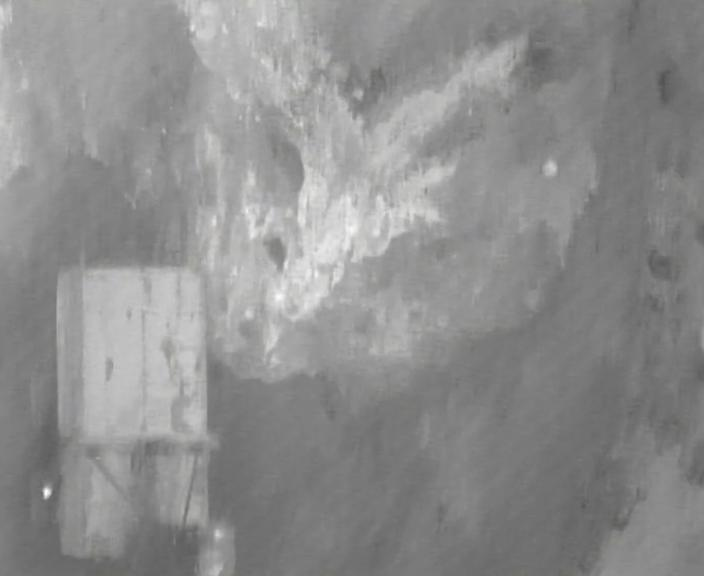
#> input picture image/image/Untitled006555.jpg, 704 x 576 px, given in place of image, which was not available
$ python fireSearch.py
#> lines starting #> are read from the running program, lines starting #| are printed output that depends on the picture
### files.py
#!/usr/bin/env python
# -*- coding: utf-8 -*-

#Модуль для работы к файломи
#Сортировка раскодрованного видео

from PIL import Image
import os

def getDataFolder(path = "image"):
#> in test, im is the input picture: PIL image 704x576 RGB; mean R, G, B 142, 142, 141.8
    return os.listdir(path)


# [8 lines left out: function getImage, not called in this run]


# [6 lines that do not run on import are left out]

### fireSearch.py
import numpy
import matplotlib.pyplot as plt


def getFireSearch(image, TmT):
#> called with TmT = 200
    fireJ = numpy.zeros(0)# масив для хранения точек с пожароси
    fireI = numpy.zeros(0)

    (c, b) = image.size
#> c = 704; b = 576

    T = numpy.zeros(image.size)
    #print(type(image.getpixel((0,0)))) #<class 'tuple'> - старые ихображения
                                       #<class 'int'> - новые ихображения

    if str(type(image.getpixel((0,0)))) == "<class 'tuple'>":
        boolTypeImage = True

    else:
        boolTypeImage = False


    #plt.imshow(image)
    #plt.show()

    Tma = TmT
    Tmi = -10

    tT = (Tma - Tmi) / 255

    for j in range(0, c - 1):
        for i in range(0, b - 1):
            if boolTypeImage:
                T[j, i] = Tmi + (image.getpixel((j, i))[0] + image.getpixel((j, i))[1] + image.getpixel((j, i))[2]) / 3 * tT
            else:
                T[j, i] = Tmi + (image.getpixel((j, i)) + image.getpixel((j, i)) + image.getpixel((j, i))) / 3 * tT

            if T[j,i] == TmT:
                fireJ = numpy.append(fireJ,j)
                fireI = numpy.append(fireI,i)
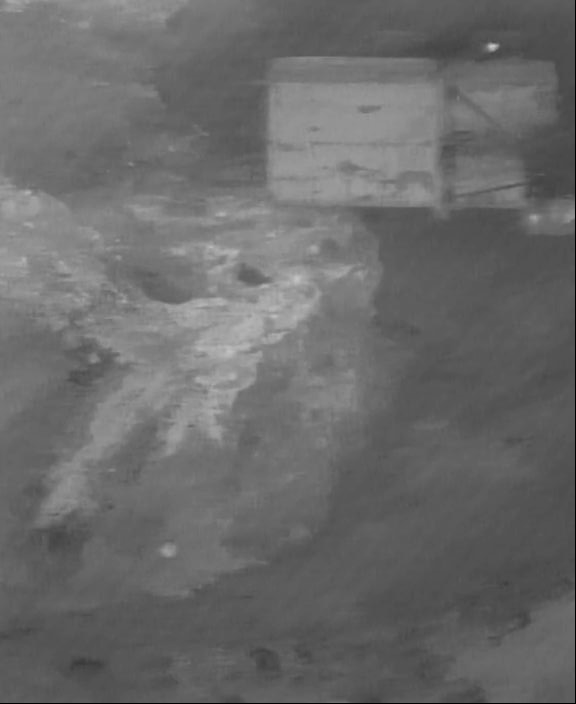
#> T: shape (704, 576) float64; min 0, max 200, mean 106.6


    MaxT = numpy.max(T)
#> MaxT = 200

    #[0] - РАзмер изображения
    #[1] - Координаты пожара
    #[2] - Максимальная температура
    #[3] - Преобразованная матрица
    return ((c,b),(fireJ,fireI),MaxT,T)

def test():
    from PIL import Image
    import files as file
    pachImage = 'image/' + file.getDataFolder()[0]
    im = Image.open(pachImage)
    res = getFireSearch(im, 200)
    print(res[1][0])
#| [46.]
    print(res[2])
#| 200.0


'''

    #########################################################
    X=10
    Y=10
    S = 0.1

    #########################################################
    if (MaxT > 180):
        print('Обработка по температуре: Пожар')
        if fireMaxT(T, c, b, X, Y, S) == 1:
            return 2
        else:
            return 0
    elif(MaxT > 80):
        print('Обработка по температуре: Возможен пожар')
        if fireMaxT(T, c, b, X, Y, S) == 1:
            return 2
        else:
            return 1
    else:
        print('Обработка по температуре: нет пожара')
        return 0
'''
def fireMaxT(T,c,b,X,Y,S):
    dSP = X * Y / c / b
    mPt = 0
    for i in range(0, c-1):
        for j in range(0,b-1):
            if T[i,j] > 180:
                mPt = mPt + 1

    SP = dSP * mPt
    print("SP: "+str(SP))
    print("mPt: "+str(mPt))
    print("dSP: " + str(dSP))
    if SP > S:
        print("Обработка по площади: Пожар")
        return 1
    else:
        print("Обработка по площади: Нет Пожара")
        return 0


if __name__ == '__main__':  # Program start from here
    try:
        test()
    except KeyboardInterrupt:  # When 'Ctrl+C' is pressed, the child program destroy() will be  executed.
        print("СП")

$ run again, on image/posFire/Untitled006570.jpg
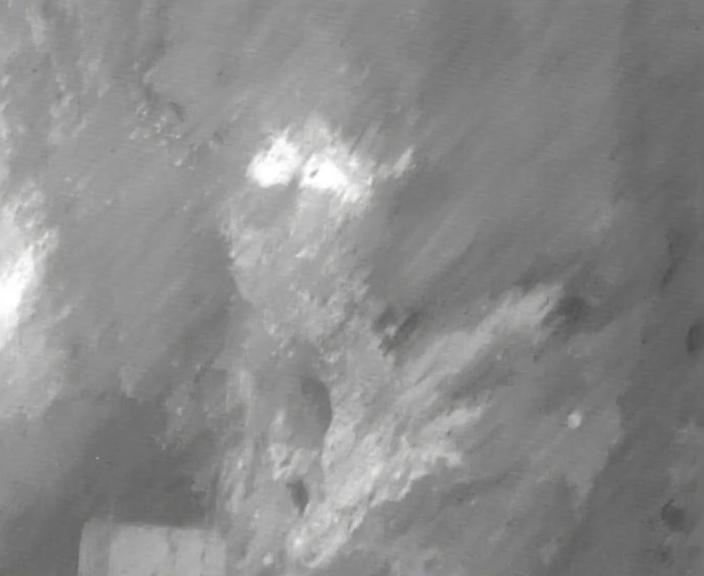
#> input picture image/posFire/Untitled006570.jpg, 704 x 576 px, given in place of image, which was not available
#> in test, im is the input picture: PIL image 704x576 RGB; mean R, G, B 138.9, 138.9, 138.8
#> after the loop in getFireSearch, `for j in range(0, c - 1):`:
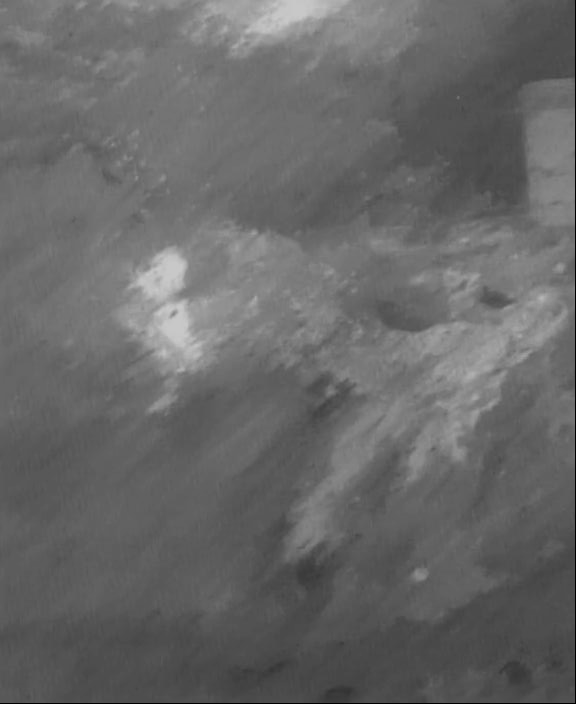
#> T: shape (704, 576) float64; min 0, max 200, mean 104.1
#> MaxT = 200
#| [  0.   0.   0.   1.   1.   1.   2.   2.   2.   3.   3.   3.   4.   4.
#|    4.   5.   5.   5.   5.   5.   5.   5.   5.   5.   5.   5.   6.   6.
#|    6.   6.   6.   6.   6.   6.   6.   6.   6.   7.   7.   7.   7.   7.
#|    7.   7.   7.   7.   7.   7.   7.   7.   8.   8.   8.   8.   8.   8.
#|    8.   8.   8.   8.   8.   8.   8.   9.   9.   9.   9.   9.   9.   9.
#|    9.   9.   9.   9.   9.  10.  10.  10.  10.  10.  10.  10.  10.  10.
#> (further printed lines are left out)
#| 200.0

$ run again, on image/posFire/Untitled006585.jpg
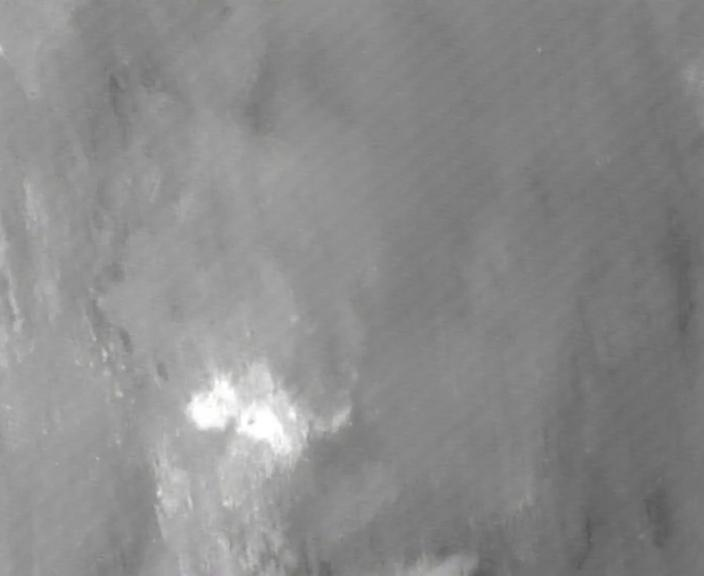
#> input picture image/posFire/Untitled006585.jpg, 704 x 576 px, given in place of image, which was not available
#> in test, im is the input picture: PIL image 704x576 RGB; mean R, G, B 139.2, 139.2, 139.1
#> after the loop in getFireSearch, `for j in range(0, c - 1):`:
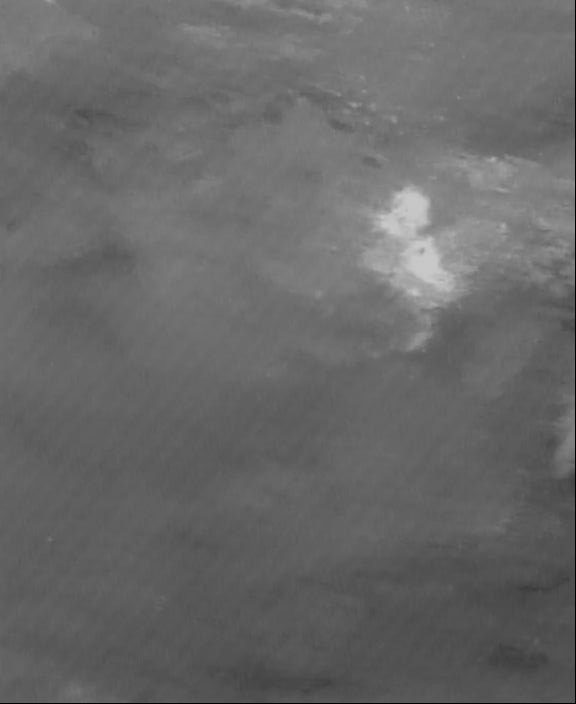
#> T: shape (704, 576) float64; min 0, max 200, mean 104.3
#> MaxT = 200
#| [196. 196. 198. 198. 198. 198. 198. 198. 198. 198. 199. 200. 200. 201.
#|  201. 202. 204. 205. 205. 206. 206. 206. 207. 207. 207. 208. 208. 208.
#|  209. 209. 209. 210. 213. 214. 215. 224. 224. 224. 224. 224. 225. 225.
#|  225. 226. 227. 227. 228. 229. 230. 242. 242. 242. 242. 242. 242. 242.
#|  242. 243. 243. 243. 243. 243. 243. 244. 244. 244. 244. 244. 244. 244.
#|  245. 245. 245. 245. 245. 245. 245. 245. 245. 245. 245. 246. 246. 246.
#> (further printed lines are left out)
#| 200.0
